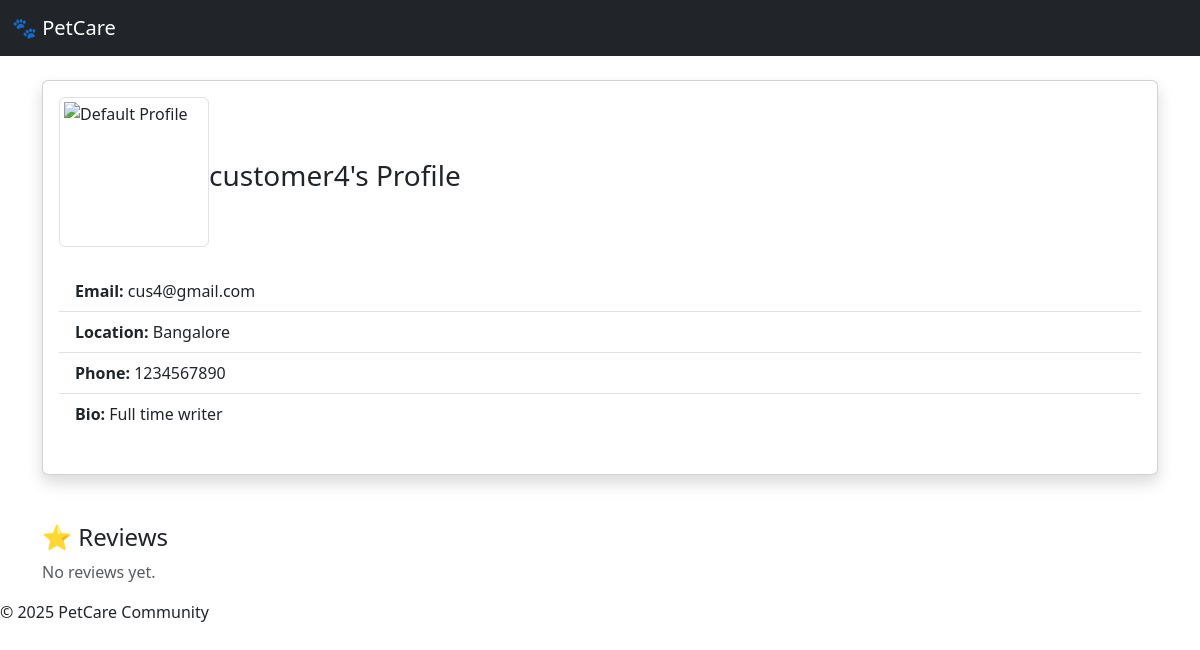
Page /accounts/profile/5/ on the earlier database version.
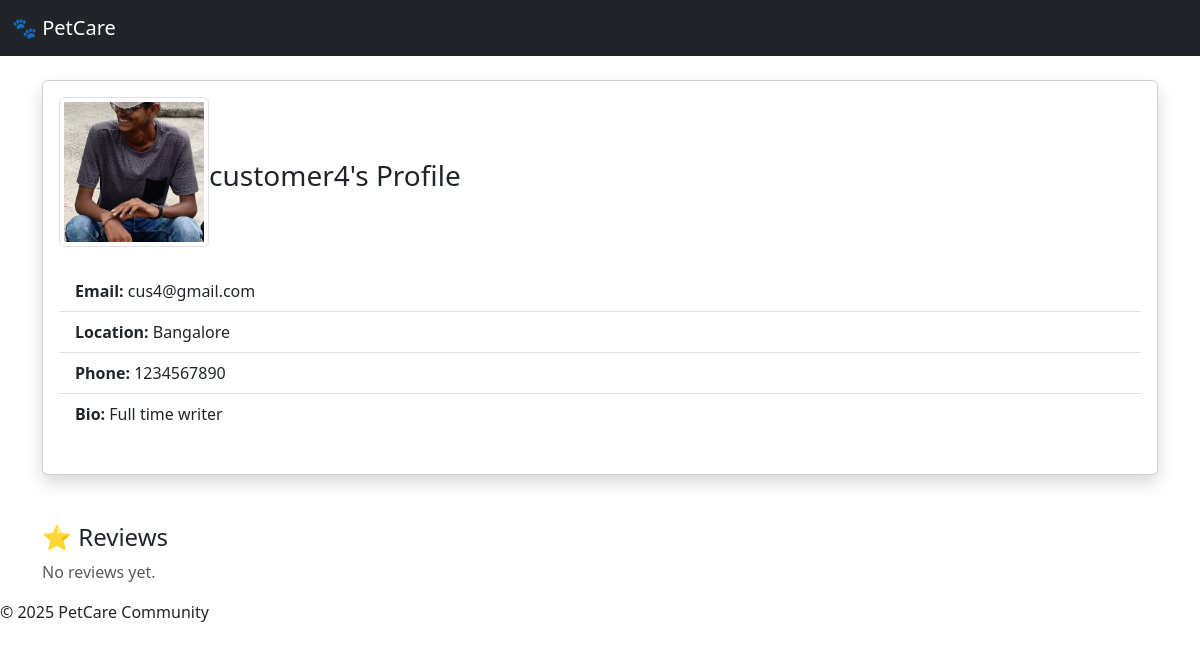
Same page on the later database version.
### accounts/models.py (models this page shows, shortened)
class User(AbstractUser):
    is_owner = models.BooleanField(default=False)
    is_sitter = models.BooleanField(default=False)
    profile_picture = models.ImageField(upload_to='profiles/', blank=True, null=True)
    bio = models.TextField(blank=True)
    phone_number = models.CharField(max_length=15, blank=True)
    location = models.CharField(max_length=100, blank=True)

### accounts/views.py (the view)
# urls.py: path('profile/<int:user_id>/', views.public_profile, name='public_profile'),
def public_profile(request, user_id):
    user_obj = get_object_or_404(User, id=user_id)
    pets = Pet.objects.filter(owner=user_obj) if user_obj.is_owner else None
    context = {
        'user_obj': user_obj,
        'pets': pets,
    }
    return render(request, 'accounts/public_profile.html', context)

### accounts/templates/accounts/public_profile.html (shortened to what this page needs)
{% extends "base.html" %}
{% load static %}
{% block content %}
<div class="container mt-4">
  <div class="card shadow">
    <div class="card-body">
      <div class="d-flex align-items-center mb-3">
        {% if user_obj.profile_picture %}
        <img src="{{ user_obj.profile_picture.url }}" alt="Profile Picture" class="img-thumbnail mb-2" style="width: 150px; height: 150px; object-fit: cover;">
        {% else %}
        <img src="{% static 'images/default_profile.png' %}" alt="Default Profile" class="img-thumbnail mb-2" style="width: 150px; height: 150px; object-fit: cover;">
        {% endif %}
        <div>
          <h3 class="card-title mb-0">{{ user_obj.username }}'s Profile</h3>
        </div>
      </div>
      <ul class="list-group list-group-flush mb-4">
        <li class="list-group-item"><strong>Email:</strong> {{ user_obj.email }}</li>
        <li class="list-group-item"><strong>Location:</strong> {{ user_obj.location }}</li>
        <li class="list-group-item"><strong>Phone:</strong> {{ user_obj.phone_number }}</li>
        <li class="list-group-item"><strong>Bio:</strong> {{ user_obj.bio }}</li>
      </ul>
    </div>
  </div>
  {% if user_obj.is_sitter %}
    <div class="mt-5">
      <h4>⭐ Reviews</h4>
      {% for review in user_obj.received_reviews.all %}
        <div class="card mb-2">
          <div class="card-body">
            <strong>{{ review.reviewer.username }}</strong> rated: {{ review.rating }}/5<br>
            <p>{{ review.comment }}</p>
            <small class="text-muted">{{ review.created_at|date:"F j, Y" }}</small>
          </div>
        </div>
      {% empty %}
        <p class="text-muted">No reviews yet.</p>
      {% endfor %}
    </div>
  {% endif %}
</div>
{% endblock %}

Differences in the rows shown:
changed User "customer4": profile_picture: picture added
